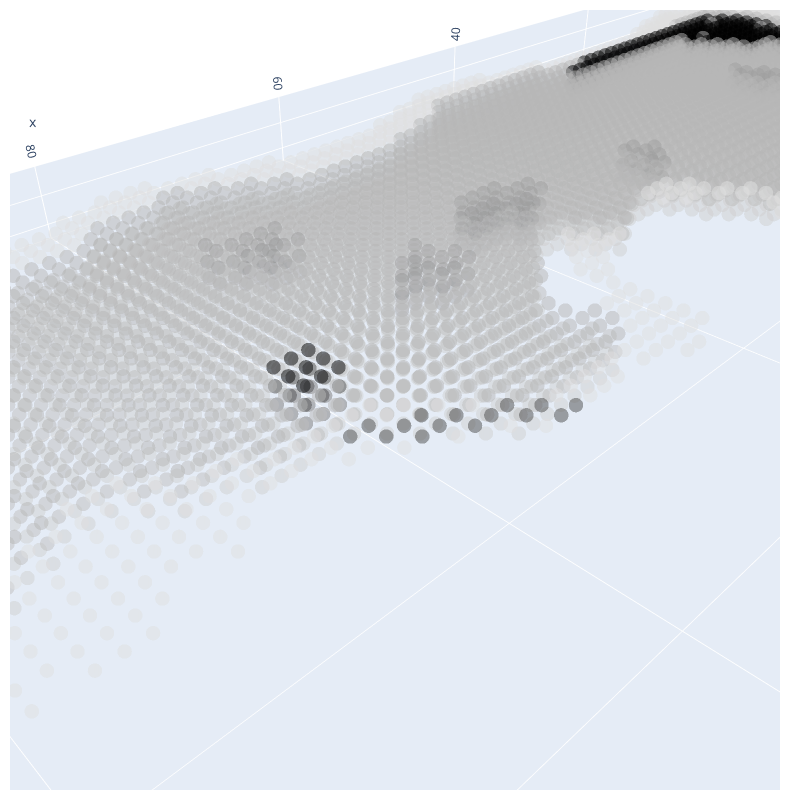

The cell this chart's notebook holds for it:
### Code cell
plotGreys(allFishesEnvProbNp, material_np, 5000, 20)

### Figure 1 — Plotly figure (JSON) as saved in the notebook; plotly's stock layout.template omitted (floating-point values rounded to 4 significant figures; data arrays with more than 128 entries replaced by an {"elided": "..."} marker saying what was removed)
{"data": [{"marker": {"color": {"elided": "9241 float values"}, "colorscale": [[0, "rgb(255,255,255)"], [0.125, "rgb(240,240,240)"], [0.25, "rgb(217,217,217)"], [0.375, "rgb(189,189,189)"], [0.5, "rgb(150,150,150)"], [0.625, "rgb(115,115,115)"], [0.75, "rgb(82,82,82)"], [0.875, "rgb(37,37,37)"], [1, "rgb(0,0,0)"]], "opacity": 0.5, "size": 5}, "mode": "markers", "type": "scatter3d", "x": {"elided": "9241 int values"}, "y": {"elided": "9241 int values"}, "z": {"elided": "9241 int values"}}], "layout": {"height": 800, "margin": {"b": 10, "l": 10, "r": 20, "t": 10}, "scene": {"aspectmode": "manual", "aspectratio": {"x": 7.95, "y": 3.2, "z": 0.25}, "xaxis": {"nticks": 10, "range": [0, 159]}, "yaxis": {"nticks": 10, "range": [0, 64]}, "zaxis": {"nticks": 5, "range": [5, 0]}}, "width": 800}}
